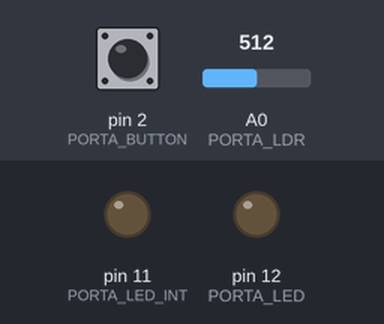
Recording of a sketch running on a simulated Arduino Uno, built with avr-gcc and run on an emulated ATmega328P. Shown: output pins drawn as LEDs (lit = HIGH). Inputs (shaded band) come from the test bench; at power-on: pin 2 (PORTA_BUTTON) HIGH, A0 (PORTA_LDR) = 512. What the sketch prints to the serial monitor is not drawn.

Above: at 1.2 s.
1.3 s: pin 2 (PORTA_BUTTON) pulled LOW for 0.15 s
At 1.8 s:
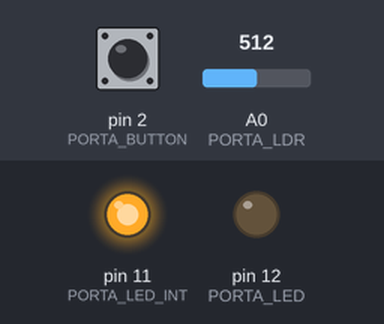
2.9 s: A0 (PORTA_LDR) set to 417
4.4 s: A0 (PORTA_LDR) set to 384
At 7.2 s:
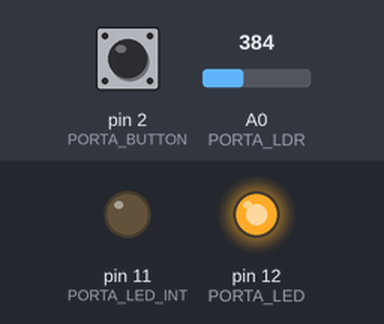
Timing chart, 0 to 8.7 s (numbered marks = the images above; inputs shaded):
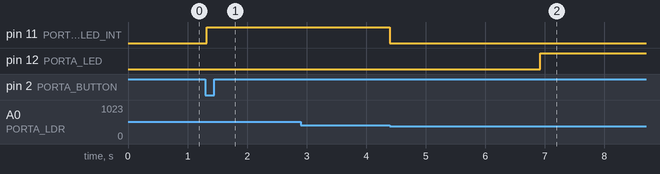

Measured:
- the behaviour switches between 400 and 399 on A0 (PORTA_LDR) (found by bisection; images 1 and 2)
- after the input at 1.3 s, pin 11 (PORTA_LED_INT): LOW → HIGH at once
- after the input at 2.9 s, every drawn part: stays the same
- after the input at 4.4 s, pin 11 (PORTA_LED_INT): HIGH → LOW at once; pin 12 (PORTA_LED): LOW → HIGH after 2.5 s

The sketch:

Interrupcao.ino
```cpp
#define PORTA_LED 12
#define PORTA_LED_INT 11

#define PORTA_LDR A0
#define PORTA_BUTTON 2 // function attachInterrupt só funciona nas portas 2/3

volatile boolean block = false;

void emergency() {
  block = true;
}

void afterEmergency() {
  if (block) {
    digitalWrite(PORTA_LED_INT, HIGH);
    digitalWrite(PORTA_LED, LOW);

    while(block) {
      int sensorLDR = analogRead(PORTA_LDR);
      if(sensorLDR < 400) {
        block = false;
        digitalWrite(PORTA_LED_INT, LOW);
      }
    }
  }
}

void setup() {
  // put your setup code here, to run once:
  Serial.begin(9600);
  Serial.println("Inicializando...");

  pinMode(PORTA_LED, OUTPUT);
  pinMode(PORTA_LDR, INPUT);
  pinMode(PORTA_BUTTON, INPUT_PULLUP);
  pinMode(PORTA_LED_INT, OUTPUT);

  attachInterrupt(digitalPinToInterrupt(PORTA_BUTTON), emergency, FALLING);

}

void loop() {
  // put your main code here, to run repeatedly:

    for(int x = 0; x < 255; x++) {
      analogWrite(PORTA_LED, x);
      delay(30);
      afterEmergency();
    }

    for(int x = 255; x > 0; x--) {
      analogWrite(PORTA_LED, x);
      delay(30);
      afterEmergency();
    }


}
```
